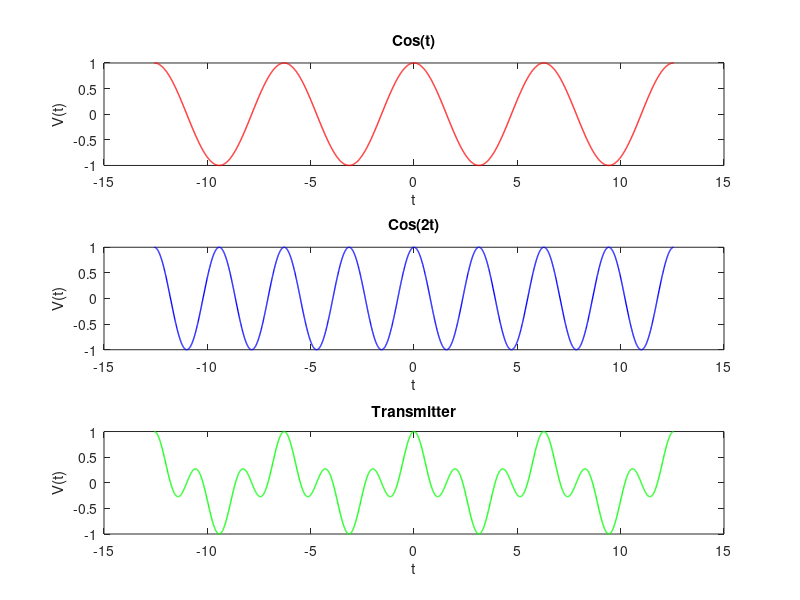

The MATLAB script that drew this image: (Note: this script raises an error after producing the figure.)
clear;
clc;
close all;

t = (-4*pi):0.01:(4*pi);
y_1 = cos(t); 
y_2 = cos(t.*2);
y_3 = y_1 .* y_2;

figure; 
hold on;

subplot(3,1,1);
plot(t,y_1, 'r', 'LineWidth', 1);
xlabel('t');
ylabel('V(t)');
title('Cos(t)');

subplot(3,1,2);
plot(t,y_2, 'b', 'LineWidth', 1);
xlabel('t');
ylabel('V(t)');
title('Cos(2t)');

subplot(3,1,3);
plot(t,y_3, 'g', 'LineWidth', 1);
xlabel('t');
ylabel('V(t)');
title('Transmitter');

hold off;

figure;
filename = 'RecordedVoice.wav';
[y,freq] = audioread(filename);
sound(y, freq);
t = 0:1/freq:(length(y) - 1)/freq;
plot(t,y);